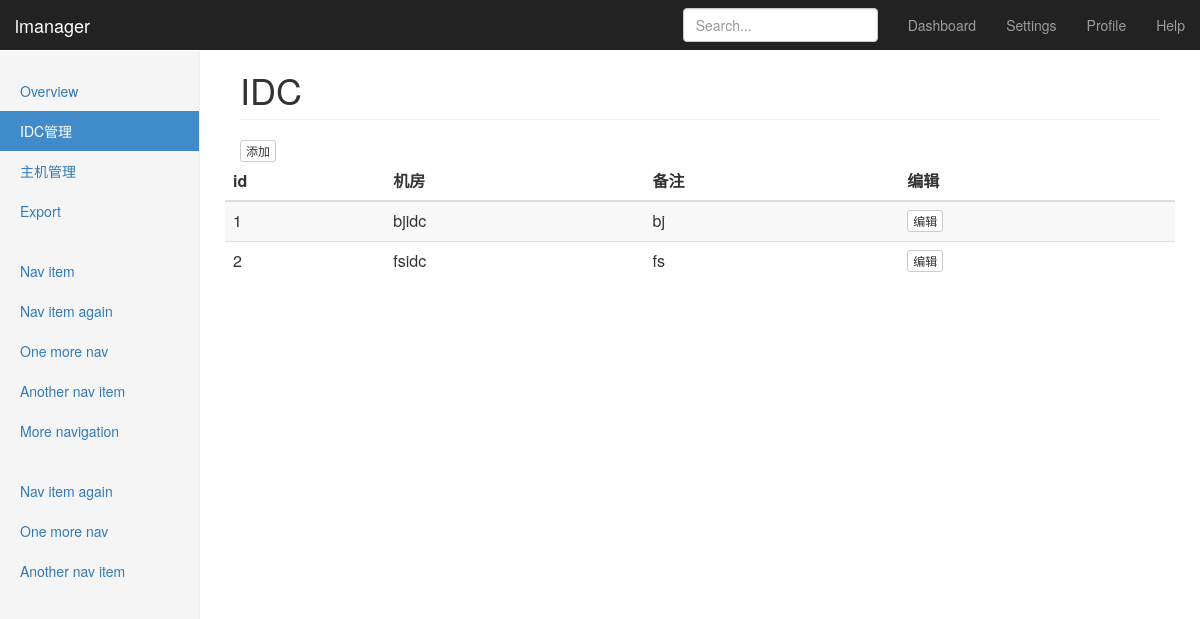
The page /idc/ on the database as committed earlier.
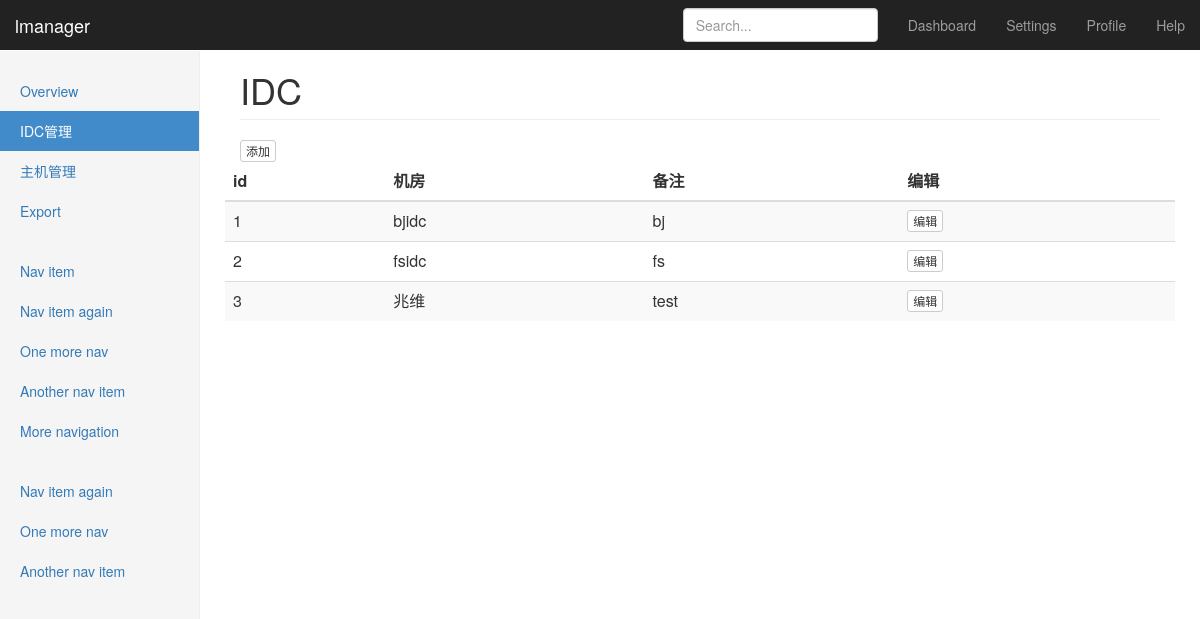
The same page on the database as committed later.
### cmdb/models.py (models this page shows, shortened)
class Idc(models.Model):
    name = models.CharField(max_length=40, verbose_name='机房名称')
    remark = models.CharField(max_length=50, verbose_name='备注')
    date_added = models.DateTimeField(auto_now_add=True)
    class Meta:
        verbose_name = '机房'
        verbose_name_plural = '机房'

### cmdb/views.py (the view)
# urls.py: url(r'^idc/$', views.idc, name='idc'),
def idc(request):
    idc = Idc.objects.all()
    context = {'idc': idc}
    return render(request, 'cmdb/idc.html', context)

### cmdb/templates/cmdb/idc.html (shortened to what this page needs)
<html lang="zh-CN" class=""><head>
    <link href="https://cdn.bootcss.com/bootstrap/3.3.7/css/bootstrap.min.css" rel="stylesheet">
    <link href="/static/css/dashboard.css" rel="stylesheet">
<style type="text/css">.fancybox-margin{margin-right:0px;}</style></head>
  <body data-feedly-mini="yes" data-gclp-initialized="true" data-gistbox-initialized="true">
    <nav class="navbar navbar-inverse navbar-fixed-top">
      <div class="container-fluid">
        <div class="navbar-header">
          <a class="navbar-brand" href="#">lmanager</a>
        </div>
        <div id="navbar" class="navbar-collapse collapse">
          <ul class="nav navbar-nav navbar-right">
            <li><a href="#">Dashboard</a></li>
            <li><a href="#">Settings</a></li>
            <li><a href="#">Profile</a></li>
            <li><a href="#">Help</a></li>
          </ul>
          <form class="navbar-form navbar-right">
            <input type="text" class="form-control" placeholder="Search...">
          </form>
        </div>
      </div>
    </nav>
    <div class="container-fluid">
      <div class="row">
        <div class="col-sm-3 col-md-2 sidebar">
          <ul class="nav nav-sidebar">
            <li><a href="/">Overview <span class="sr-only">(current)</span></a></li>
            <li  class="active"><a href="/idc">IDC管理</a></li>
            <li><a href="/host">主机管理</a></li>
            <li><a href="#">Export</a></li>
          </ul>
          <ul class="nav nav-sidebar">
            <li><a href="">Nav item</a></li>
            <li><a href="">Nav item again</a></li>
            <li><a href="">One more nav</a></li>
            <li><a href="">Another nav item</a></li>
            <li><a href="">More navigation</a></li>
          </ul>
          <ul class="nav nav-sidebar">
            <li><a href="">Nav item again</a></li>
            <li><a href="">One more nav</a></li>
            <li><a href="">Another nav item</a></li>
          </ul>
        </div>
        <div class="col-sm-9 col-sm-offset-3 col-md-10 col-md-offset-2 main">
          <h1 class="page-header">IDC</h1>
          <button type="button" class="btn btn-default btn-xs">添加</button>
          <div class="row placeholders">
          <div class="table-responsive">
            <table class="table table-striped">
              <thead>
                <tr>
                  <th>id</th>
                  <th>机房</th>
                  <th>备注</th>
                  <th>编辑</th>
                </tr>
              </thead>
              <tbody>
                {% for idcall in idc %}
                <tr>
                  <td>{{idcall.id}}</td>
                  <td>{{idcall.name}}</td>
                  <td>{{idcall.remark}}</td>
                  <td><a class="btn btn-default btn-xs" href="{% url 'cmdb:edit_idc' idcall.id %}">编辑</a></td>
                </tr>
                {% endfor %}
              </tbody>
            </table>
          </div>
        </div>
      </div>
    </div>
   </body>
</html>

Rows that differ between the two databases and show on the page:
added Idc: id "3", name "兆维", remark "test"
